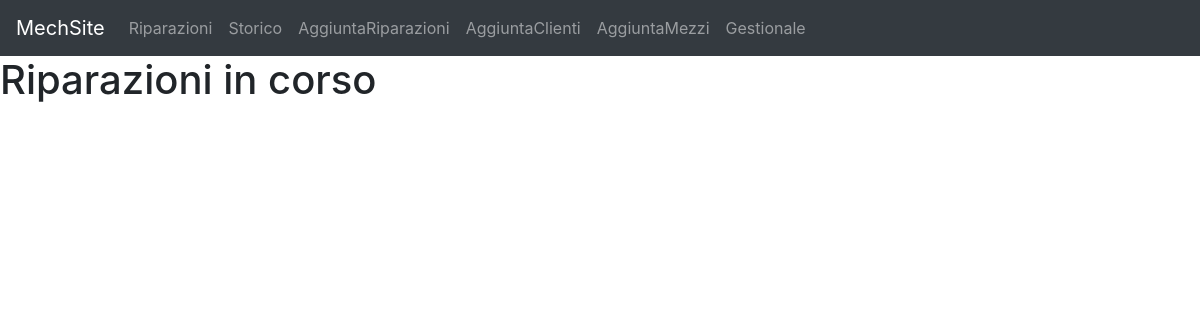
Before: /riparazioni (signed in) with the older database file.
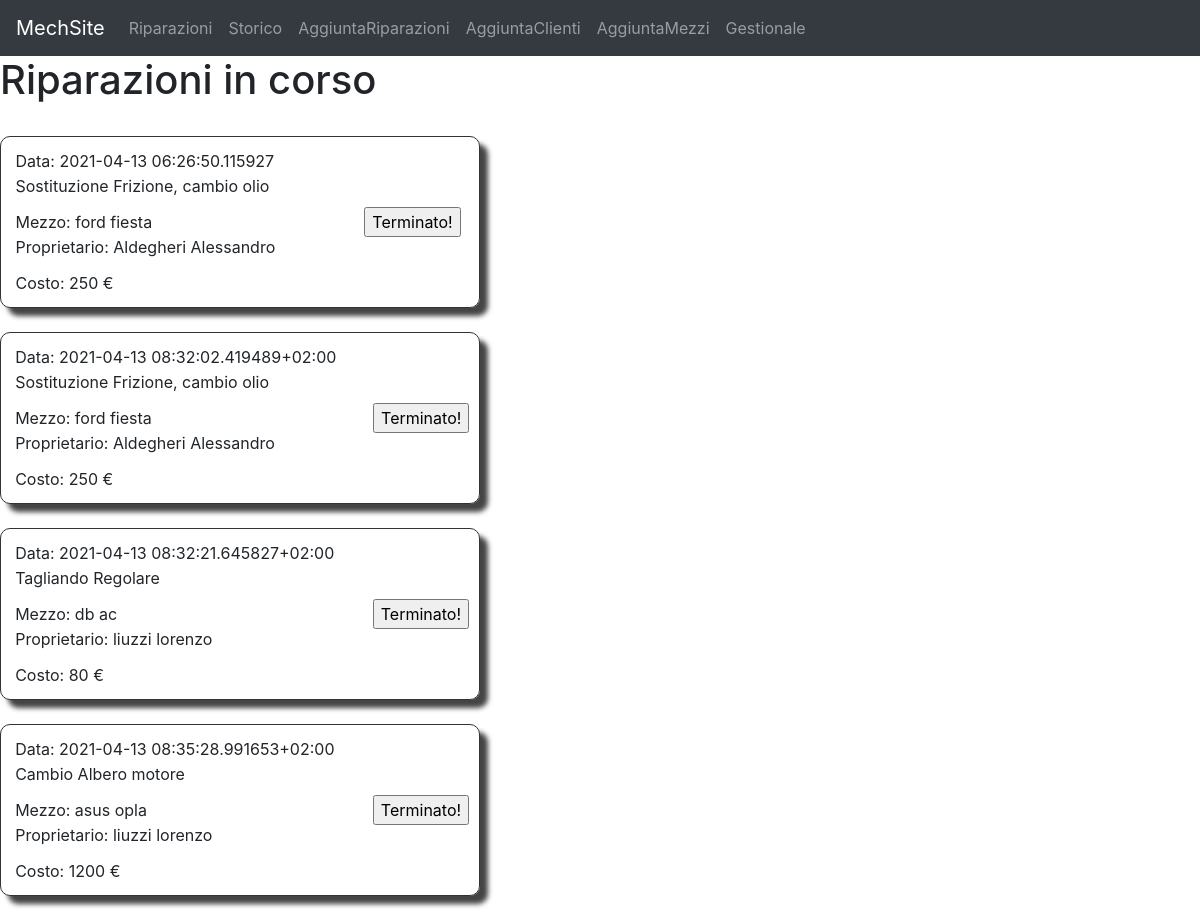
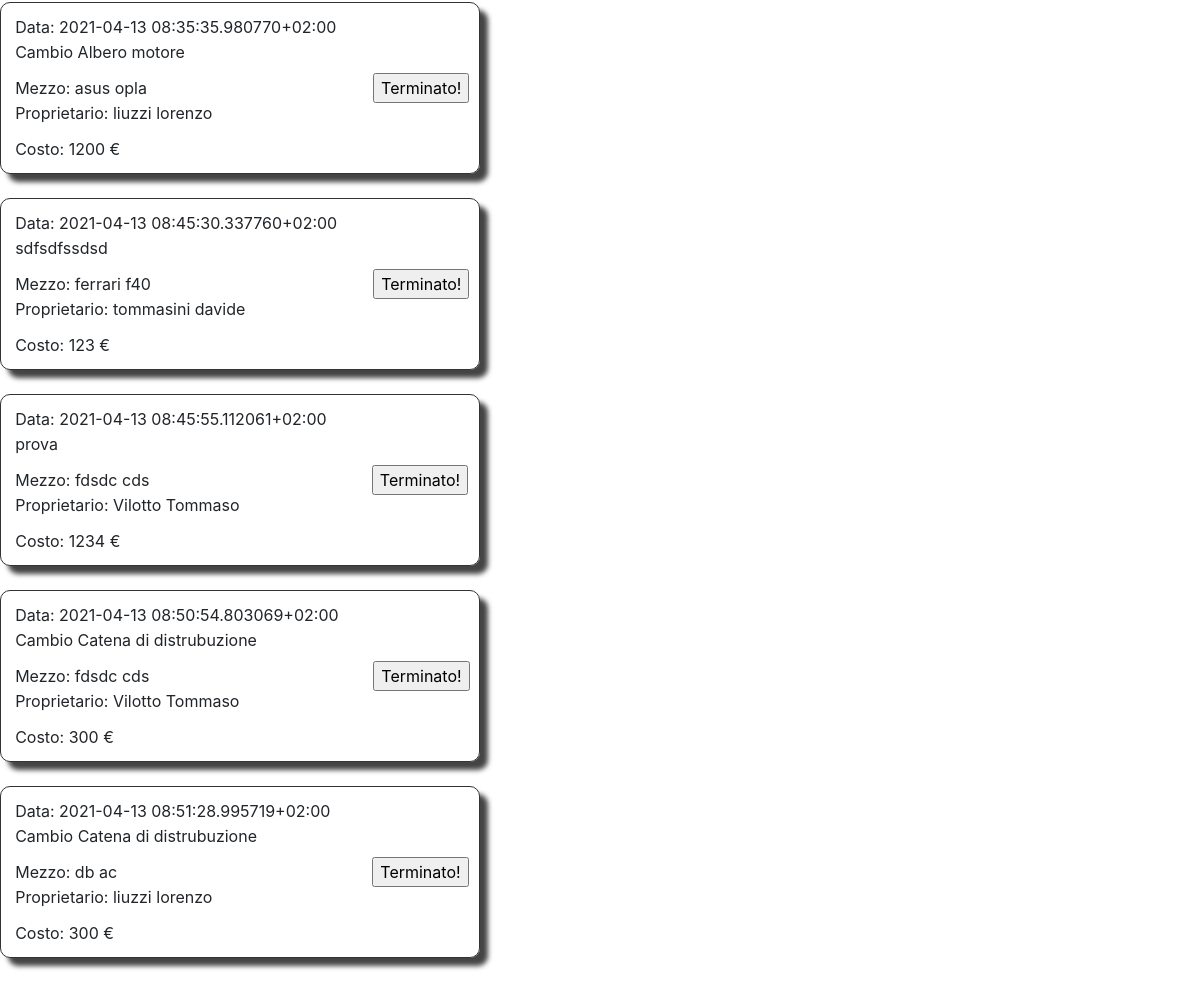
After: the same page with the newer database file (2 pictures, top to bottom).
### __init__.py (models this page shows, shortened)
class Riparazioni(db.Model):
    _id = db.Column("id", db.Integer, primary_key=True)
    stato = db.Column("stato", db.Boolean, default=False)
    inizio = db.Column("inizio", db.String(30))
    fine = db.Column("fine", db.String(30))
    prezzo = db.Column("prezzo", db.String(10))
    descrizione = db.Column("descrizione", db.String(50))
    targamezzo = db.Column("targamezzo", db.String(20), db.ForeignKey('mezzi.targa'), nullable=False)

class Mezzi(db.Model):
    targa = db.Column("targa", db.String(10), primary_key=True)
    marca = db.Column("marca", db.String(30))
    modello = db.Column("modello", db.String(30))
    cilindrata = db.Column("cilindrata", db.String(10))
    potenza = db.Column("potenza", db.String(10))
    cfcliente = db.Column("cfcliente", db.String(20), db.ForeignKey('clienti.cf'), nullable=False)
    riparazione = db.relationship("Riparazioni", backref="mezzi", lazy=True)

class Clienti(db.Model):
    cf = db.Column("cf", db.String(16), primary_key=True)
    nome = db.Column("nome", db.String(30))
    cognome = db.Column("cognome", db.String(30))
    ntelefono = db.Column("ntelefono", db.String(10))
    email = db.Column("email", db.String(100))
    password = db.Column("password", db.String(20))
    mecchina = db.relationship("Mezzi", backref="clienti", lazy=True)

### __init__.py (the view)
@app.route("/riparazioni", methods=["GET", "POST"])
def riparazioni():
    if "pass" in session:
        tz = pytz.timezone("Europe/Rome")
        riparazioniincorso = Clienti.query.join(Mezzi, Clienti.cf==Mezzi.cfcliente).join(Riparazioni, Mezzi.targa==Riparazioni.targamezzo).add_columns(Riparazioni.inizio, Riparazioni.descrizione, Riparazioni.prezzo, Riparazioni._id, Mezzi.marca, Mezzi.modello, Clienti.nome, Clienti.cognome).filter_by(fine="in corso...").all()
        if request.method == "POST":
            ids = Riparazioni.query.filter_by(fine="in corso...").all()
            for i in ids:
                if str(i._id) in request.form:
                    riparazione = Riparazioni.query.filter_by(_id=i._id).first()
                    riparazione.stato=True
                    riparazione.fine=datetime.now(tz)
                    db.session.commit()
                    break
            riparazioniincorso = Clienti.query.join(Mezzi, Clienti.cf==Mezzi.cfcliente).join(Riparazioni, Mezzi.targa==Riparazioni.targamezzo).add_columns(Riparazioni.inizio, Riparazioni.descrizione, Riparazioni.prezzo, Riparazioni._id, Mezzi.marca, Mezzi.modello, Clienti.nome, Clienti.cognome).filter_by(fine="in corso...").all()
            return render_template("riparazioni.html", listariparazioniincorso=riparazioniincorso)
        else:
            return render_template("riparazioni.html", listariparazioniincorso=riparazioniincorso)
    else:
        return redirect(url_for("home"))

### templates/riparazioni.html (shortened to what this page needs)
{% extends "template.html" %}
{% block pagecontent %}
<h1>Riparazioni in corso</h1>
<br>
{% for item in listariparazioniincorso%}
<div class="shadowbox">
    <table class="tab">
            <td>
                    <td>
                        <div class="int">
                            <p>Data: {{item.inizio}}</p>
                            <p>{{item.descrizione}}</p>
                        </div>
                        <div class="int">
                            <p>Mezzo: {{item.marca}} {{item.modello}}</p>
                            <p>Proprietario: {{item.cognome}} {{item.nome}}</p>
                        </div>
                        <div class="int">
                            <p>Costo: {{item.prezzo}} €</p>
                        </div>
            </td>
            <td>
              <form action="" method="post">
                <input type="submit" name={{item._id}} value="Terminato!">
              </form>
            </td>
    </table>
</div>
<br>
{%endfor%}
{%endblock %}

### templates/template.html (shortened to what this page needs)
<!DOCTYPE html>
<html lang="it" dir="ltr">
  <head>
    <link rel="stylesheet" href="https://stackpath.bootstrapcdn.com/bootstrap/4.3.1/css/bootstrap.min.css">
    <link rel="stylesheet" href="{{ url_for('static', filename='style.css')}}"
    <meta charset="utf-8">
  </head>
  <body>
      <nav class="navbar navbar-expand-lg navbar-dark bg-dark">
      <a class="navbar-brand" href="/riparazioni">MechSite</a>
      <div class="collapse navbar-collapse" id="navbarNav">
        <ul class="navbar-nav">
          <li class="nav-item">
            <a class="nav-link" href="/riparazioni">Riparazioni</a>
          </li>
          <li class="nav-item">
            <a class="nav-link" href="/storico">Storico</a>
          </li>
        <li class="nav-item">
          <a class="nav-link" href="/aggiuntariparazioni">AggiuntaRiparazioni</a>
        </li>
        <li class="nav-item">
          <a class="nav-link" href="/aggiuntaclienti">AggiuntaClienti</a>
        </li>
        <li class="nav-item">
          <a class="nav-link" href="/aggiuntamezzi">AggiuntaMezzi</a>
        </li>
        <li class="nav-item">
          <a class="nav-link" href="/gestionale">Gestionale</a>
        </li>
      </ul>
    </div>
  </nav>
    {% block pagecontent %}{% endblock %}
</body>
</html>

### static/style.css (style rules this page uses)
body { background-color: white; }
.shadowbox p { margin: 1px; }
.shadowbox { text-align: left; width: 40%; border: 1px solid #333; box-shadow: 8px 8px 5px #444; padding: 5px 5px; border-radius: 10px; }
.int { width: 100%; text-align: left; padding: 5px 5px; }
.tab { text-align: center; width: 100%; }

Changed rows visible on the page:
added Riparazioni: inizio "2021-04-13 06:26:50.115927", descrizione "Sostituzione Frizione, cambio olio", marca "ford", modello "fiesta", cognome "Aldegheri", nome "Alessandro", prezzo "250"
added Riparazioni: inizio "2021-04-13 08:32:02.419489+02:00", descrizione "Sostituzione Frizione, cambio olio", marca "ford", modello "fiesta", cognome "Aldegheri", nome "Alessandro", prezzo "250"
added Riparazioni: inizio "2021-04-13 08:32:21.645827+02:00", descrizione "Tagliando Regolare", marca "db", modello "ac", cognome "liuzzi", nome "lorenzo", prezzo "80"
added Riparazioni: inizio "2021-04-13 08:35:28.991653+02:00", descrizione "Cambio Albero motore", marca "asus", modello "opla", cognome "liuzzi", nome "lorenzo", prezzo "1200"
added Riparazioni: inizio "2021-04-13 08:35:35.980770+02:00", descrizione "Cambio Albero motore", marca "asus", modello "opla", cognome "liuzzi", nome "lorenzo", prezzo "1200"
added Riparazioni: inizio "2021-04-13 08:45:30.337760+02:00", descrizione "sdfsdfssdsd", marca "ferrari", modello "f40", cognome "tommasini", nome "davide", prezzo "123"
added Riparazioni: inizio "2021-04-13 08:45:55.112061+02:00", descrizione "prova", marca "fdsdc", modello "cds", cognome "Vilotto", nome "Tommaso", prezzo "1234"
added Riparazioni: inizio "2021-04-13 08:50:54.803069+02:00", descrizione "Cambio Catena di distrubuzione", marca "fdsdc", modello "cds", cognome "Vilotto", nome "Tommaso", prezzo "300"
added Riparazioni: inizio "2021-04-13 08:51:28.995719+02:00", descrizione "Cambio Catena di distrubuzione", marca "db", modello "ac", cognome "liuzzi", nome "lorenzo", prezzo "300"
